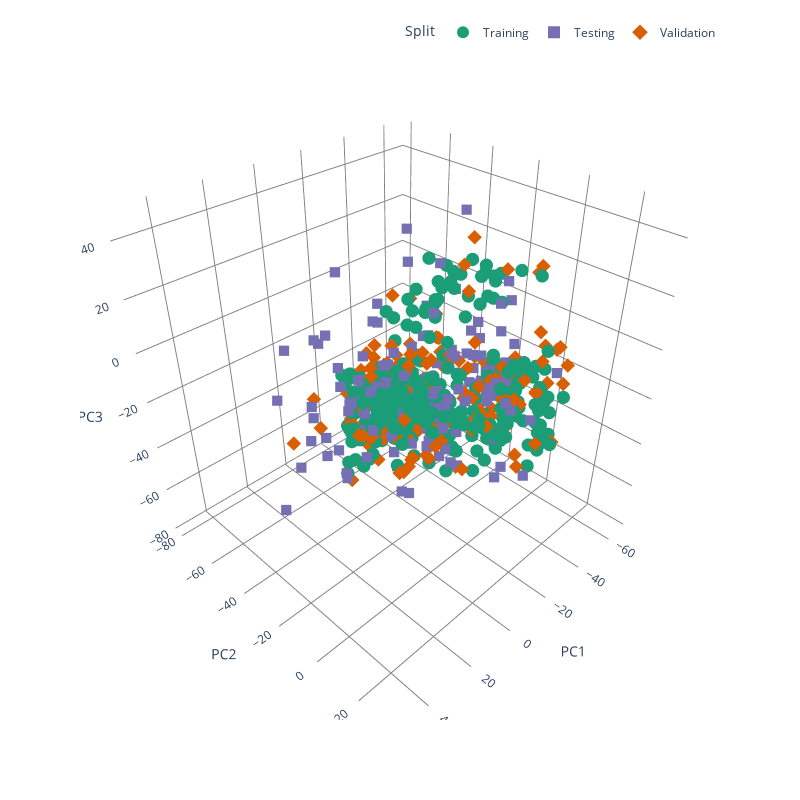

Notebook source saved alongside this figure:
### Code cell
scatter3d(
    data_to_df(data), 
    idxs=(spex_idxs_train, spex_idxs_val, spex_idxs_test),
    color_by_split=True,
    dot_size=13)

### Figure 1 — Plotly figure (JSON) as saved in the notebook; plotly's stock layout.template omitted (floating-point values rounded to 4 significant figures; data arrays with more than 128 entries replaced by an {"elided": "..."} marker saying what was removed)
{"data": [{"hovertemplate": "Split=Training<br>PC1=%{x}<br>PC2=%{y}<br>PC3=%{z}<br>MarkerSize=%{marker.size}<extra></extra>", "legendgroup": "Training", "marker": {"color": "#1b9e77", "line": {"width": 0}, "opacity": 1, "size": {"elided": "323 int values"}, "sizemode": "area", "sizeref": 0.2308, "symbol": "circle"}, "mode": "markers", "name": "Training", "scene": "scene", "showlegend": true, "type": "scatter3d", "x": {"elided": "323 float values"}, "y": {"elided": "323 float values"}, "z": {"elided": "323 float values"}}, {"hovertemplate": "Split=Testing<br>PC1=%{x}<br>PC2=%{y}<br>PC3=%{z}<br>MarkerSize=%{marker.size}<extra></extra>", "legendgroup": "Testing", "marker": {"color": "#7570b3", "line": {"width": 0}, "opacity": 1, "size": {"elided": "157 float values"}, "sizemode": "area", "sizeref": 0.2308, "symbol": "square"}, "mode": "markers", "name": "Testing", "scene": "scene", "showlegend": true, "type": "scatter3d", "x": {"elided": "157 float values"}, "y": {"elided": "157 float values"}, "z": {"elided": "157 float values"}}, {"hovertemplate": "Split=Validation<br>PC1=%{x}<br>PC2=%{y}<br>PC3=%{z}<br>MarkerSize=%{marker.size}<extra></extra>", "legendgroup": "Validation", "marker": {"color": "#d95f02", "line": {"width": 0}, "opacity": 1, "size": {"elided": "154 float values"}, "sizemode": "area", "sizeref": 0.2308, "symbol": "diamond"}, "mode": "markers", "name": "Validation", "scene": "scene", "showlegend": true, "type": "scatter3d", "x": {"elided": "154 float values"}, "y": {"elided": "154 float values"}, "z": {"elided": "154 float values"}}], "layout": {"height": 800, "legend": {"itemsizing": "constant", "orientation": "h", "title": {"text": "Split"}, "tracegroupgap": 0, "x": 1, "xanchor": "right", "y": 1.02, "yanchor": "bottom"}, "margin": {"t": 60}, "paper_bgcolor": "rgba(0, 0, 0, 0)", "plot_bgcolor": "rgba(0, 0, 0, 0)", "scene": {"domain": {"x": [0, 1], "y": [0, 1]}, "xaxis": {"backgroundcolor": "rgba(0, 0, 0,0)", "gridcolor": "grey", "showbackground": true, "title": {"text": "PC1"}, "zerolinecolor": "grey"}, "yaxis": {"backgroundcolor": "rgba(0, 0, 0,0)", "gridcolor": "grey", "showbackground": true, "title": {"text": "PC2"}, "zerolinecolor": "grey"}, "zaxis": {"backgroundcolor": "rgba(0, 0, 0,0)", "gridcolor": "grey", "showbackground": true, "title": {"text": "PC3"}, "zerolinecolor": "grey"}}, "width": 800}}
